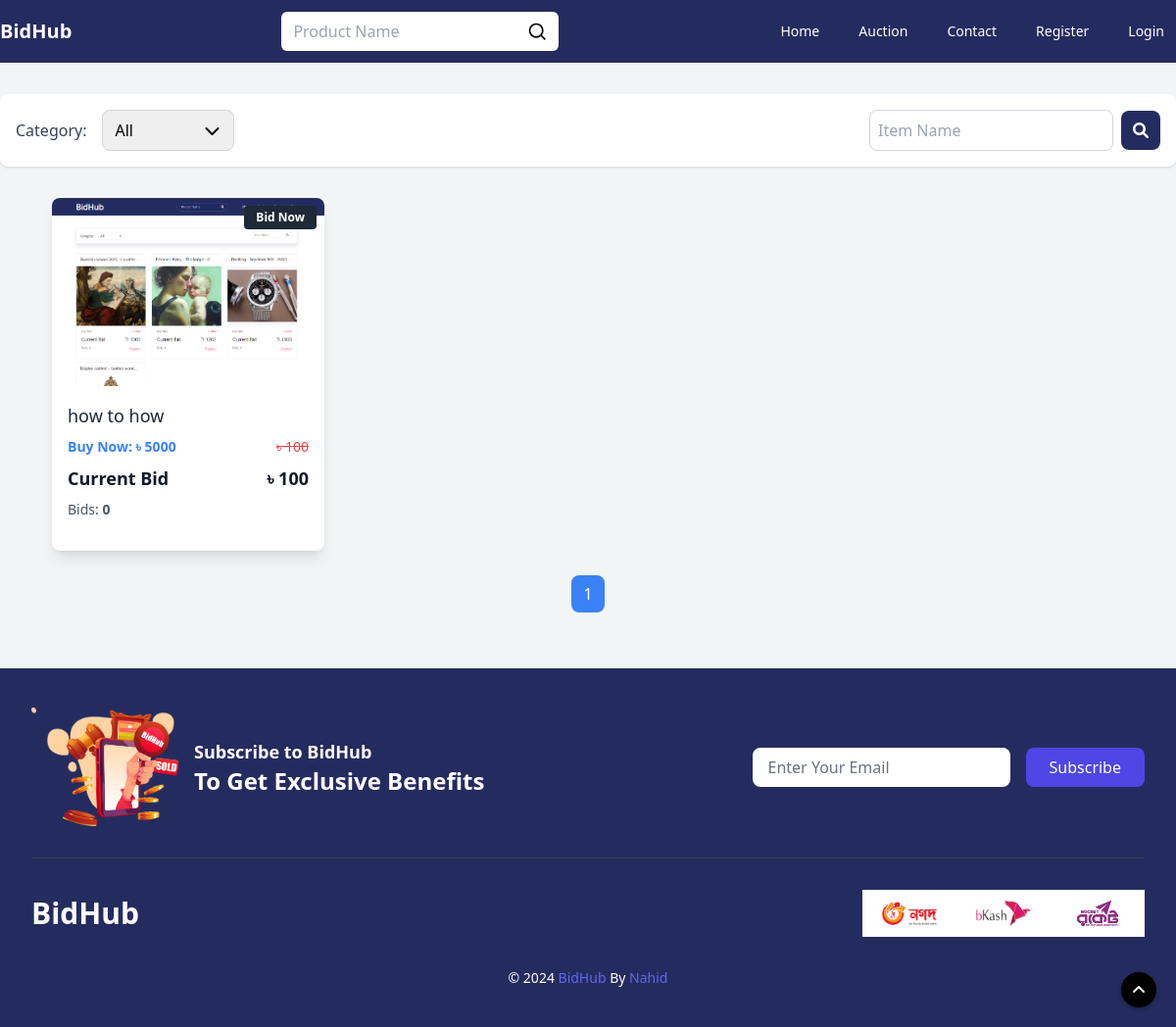
The page /auctions on the database its author committed.
### auctions/models.py (models this page shows)
class AuctionList(models.Model):
    user = models.ForeignKey(User, on_delete=models.CASCADE, null=True)
    title = models.CharField(max_length=64)
    short_desc = models.TextField(default=None, blank=True, null=True)
    desc = tinymce_models.HTMLField()
    starting_bid = models.IntegerField()
    current_bid = models.IntegerField(default=0)
    buy_now_price = models.IntegerField(default=0)
    bid_watch_list = models.IntegerField(default=0)
    expire_date = models.DateTimeField(blank=False, null=True)
    categories = models.ManyToManyField('Category', through='AuctionCategory')
    active_bool = models.BooleanField(default=True)

### auctions/views.py (the view)
# urls.py: path("auctions", views.auction_list, name="auctionList"),
def auction_list(request):
    search_query = request.GET.get('q', '')
    selected_category = request.GET.get('filter-by', 'all')
    auctions = AuctionList.objects.filter(active_bool=True)
    if search_query:
        auctions = auctions.filter(Q(title__icontains=search_query))
    if selected_category != 'all':
        auctions = auctions.filter(categories__title=selected_category)
    paginator = Paginator(auctions, 10)
    page_number = request.GET.get("page")
    page_obj = paginator.get_page(page_number)
    total_auctions = paginator.count
    for auction in page_obj:
        first_image = AuctionImage.objects.filter(auction=auction).first()
        if first_image:
            auction.first_image_url = request.build_absolute_uri(first_image.image_url.url)
        else:
            auction.first_image_url = None
    categories = Category.objects.all()
    return render(request, "auctions/list.html", {
        'auctions': page_obj,
        'categories': categories,
        'selected_category': selected_category,
        'total_auctions': total_auctions
    })

### auctions/templates/auctions/list.html (shortened to what this page needs)
{% extends "auctions/layout.html" %}
{% load static %}
{% block body %}
    <div class="pt-24 pb-16 bg-gray-100">
        <div class="container mx-auto max-w-[1280px] w-full m-auto">
            <div class="flex flex-col lg:flex-row items-center justify-between mb-8 bg-white shadow rounded-lg p-4">
                <div class="flex items-center space-x-4">
                    <div class="text-gray-700 font-medium">Category:</div>
                    <form id="filterForm" method="get" action="/auctions">
                        <div class="relative">
                            <select
                                    name="filter-by"
                                    id="filterCat"
                                    class="border border-gray-300 rounded-lg px-3 py-2 pr-10 focus:ring-blue-500 focus:border-blue-500 w-full appearance-none"
                                    onchange="document.getElementById('filterForm').submit();"
                            >
                                <option value="all" {% if selected_category == 'all' %} selected {% endif %}>All
                                </option>
                            </select>
                            <div class="absolute inset-y-0 right-2 flex items-center px-2 pointer-events-none">
                            </div>
                        </div>
                    </form>
                </div>
                <form method="get" action="/auctions" class="mt-4 lg:mt-0 flex items-center space-x-2">
                    <input name="q" type="text" placeholder="Item Name"
                           class="border border-gray-300 rounded-lg p-2 w-full focus:ring-blue-500 focus:border-blue-500">
                    <button type="submit"
                            class="bg-[#242c5f] text-white px-3 py-2 rounded-lg focus:outline-none">
                        <i class="fas fa-search"></i>
                    </button>
                </form>
            </div>
            {% if total_auctions > 0 %}
                <div class="grid grid-cols-1 sm:grid-cols-2 lg:grid-cols-3 gap-6">
                    {% for auction_p_list in auctions %}
                        <div class="bg-white shadow-lg rounded-lg overflow-hidden mx-auto w-[278px]">
                            <div class="relative">
                                <a href="{% url 'auctionDetails' auction_p_list.id %}">
                                    <img
                                            src="{{ auction_p_list.first_image_url }}"
                                            alt="{{ auction_p_list.title }}"
                                            class="w-full h-48 object-cover object-center hover:scale-110 transition"
                                    />
                                </a>
                                <div
                                        class="absolute top-2 right-2 bg-gray-800 text-white px-3 py-1 text-xs rounded"
                                >
                                    <a href="#!" class="text-white font-bold">Bid Now</a>
                                </div>
                            </div>
                            <div class="p-4">
                                <h6 class="text-lg font-medium text-gray-800 mb-2 truncate">
                                    <a
                                            href="{% url 'auctionDetails' auction_p_list.id %}"
                                            class="hover:text-blue-600"
                                    >
                                        {{ auction_p_list.title }}
                                    </a>
                                </h6>
                                <div class="mb-4">
                                    <div
                                            class="flex justify-between items-center text-sm text-gray-600 mb-2"
                                    >
                                        <p class="text-blue-500 font-semibold">
                                            Buy Now: ৳ {{ auction_p_list.buy_now_price }}
                                        </p>
                                        {% if auction_p_list.current_bid != 0 %}
                                            <p class="line-through text-red-500">
                                                ৳ {{ auction_p_list.current_bid }}
                                            </p>
                                        {% else %}
                                            <p class="line-through text-red-500">
                                                ৳ {{ auction_p_list.starting_bid }}
                                            </p>
                                        {% endif %}
                                    </div>
                                    <div
                                            class="flex justify-between items-center text-lg font-semibold text-gray-900 mb-2"
                                    >
                                        <h5>Current Bid</h5>
                                        <h5>
                                            ৳ {{ auction_p_list.current_bid|default:auction_p_list.starting_bid }}
                                        </h5>
                                    </div>
                                    <div
                                            class="flex justify-between items-center text-sm text-gray-600"
                                    >
                                        <p>
                                            Bids:
                                            <span class="font-bold">{{ present_bid|default:"0" }}</span>
                                        </p>
                                    </div>
                                </div>
                            </div>
                        </div>
                    {% endfor %}
                </div>
                <div class="flex justify-center mt-8">
                    <ul class="flex space-x-2">
                        {% for num in auctions.paginator.page_range %}
                            <li>
                                <a href="?page={{ num }}"
                                   class="{% if num == auctions.number %} bg-blue-500 text-white {% else %}
                        bg-gray-200 text-gray-800 {% endif %} py-2 px-3 rounded-lg">
                                    {{ num }}
                                </a>
                            </li>
                        {% endfor %}
                    </ul>
                </div>
            {% else %}
                <p class="text-center text-gray-600">Product not found</p>
            {% endif %}
        </div>
    </div>
{% endblock %}

### rows shown on the page
AuctionList: title "how to how", buy_now_price "5000", starting_bid "100", current_bid "100", present_bid "0"

### other values the page prints
{{ num }} "1"
